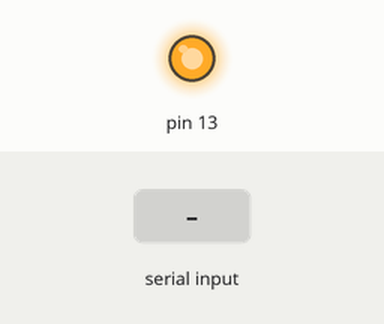
A sketch run on a simulated Arduino Uno, built with avr-gcc and run on an emulated ATmega328P. On the bench: output pins drawn as LEDs (lit = HIGH). The test bench sets the inputs (shaded band). What the sketch prints to the serial monitor is not drawn.

Above: at 0.1 s.
At 3.5 s:
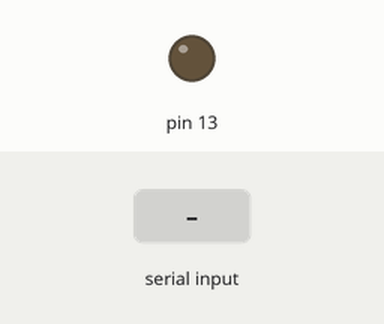
3.6 s: byte 30 received over Serial
Timing chart, 0 to 6.6 s (numbered marks = the images above; inputs shaded):
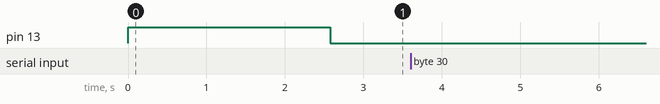

Measured:
- after the input at 3.6 s, every drawn part: stays the same

The sketch:

UARTx_file_test.ino
```cpp
#include "UARTx.h"

void setup() {
  // put your setup code here, to run once:
  Serial.begin(9600);
  pinMode(13, OUTPUT);
  digitalWrite(13, HIGH);
  UARTx::sendCommand(UARTx::CMD_IDOLS_GAME);
  delay(2500);
  digitalWrite(13, LOW);
  bool won = UARTx::awaitResponse();
  Serial.print(won);
}

void loop() {
  // put your main code here, to run repeatedly:

}
```

UARTx.cpp
```cpp
#include "UARTx.h"
#include <Arduino.h>
#include "error.h"

namespace UARTx
{
	void sendCommand(uint8_t CMD)
	{
		int delTime = 25;
		Serial.write(INIT_COMMS);
		delay(delTime);
		Serial.write(INIT_COMMS);
		delay(delTime);
		Serial.write(CONTROLLER_ADDRESS);
		delay(delTime);
		Serial.write(CMD);
	}

	bool awaitResponse()
	{
		while (Serial.available() <= 0);
		Serial.println("Response received");
		int readVal = Serial.read();
		switch (readVal) {
			case WON_CHALLENGE:
				return true;
			case LOST_CHALLENGE:
				return false;
			default:
				Error::raiseError(__FILE__, __func__, "Bad response on Serial line") ;
		}
	}
}
```

UARTx.h
```cpp
#ifndef UART_COMMS_H
#define UART_COMMS_H

#include <Arduino.h>
#include <stdint.h>

namespace UARTx {
	static constexpr byte WON_CHALLENGE = 0xFF;
	static constexpr byte LOST_CHALLENGE = 0x55;

	static constexpr byte INIT_COMMS = 0xAA;
	static constexpr byte CONTROLLER_ADDRESS = 0x5E;

	static constexpr byte CMD_BASE = 0xC0;
	static constexpr byte CMD_VOLUME_GAME = (CMD_BASE + 0x1);
	static constexpr byte CMD_IDOLS_GAME = (CMD_BASE + 0x2);

	void sendCommand(uint8_t CMD);
	bool awaitResponse();

}

#endif
```

error.cpp
```cpp
#include <Arduino.h>
#include <stdint.h>
#include <string.h>
#include "error.h"

namespace Error {
    void raiseError(const char* file, const char* function, const char* note)
    {
        Serial.println();

        Serial.print(F("[ERROR] "));
        Serial.println(file);
        Serial.print(F("   > "));
        Serial.print(function);
        Serial.print(F(" > "));
        Serial.println(note);

        while(1);
    }

    void raiseWarning(const char* file, const char* function, const char* note)
    {
        Serial.println();

        Serial.print(F("[WARNING] "));
        Serial.println(file);
        Serial.print(F("   > "));
        Serial.print(function);
        Serial.print(F(" > "));
        Serial.println(note);

        while(1);
    }
}
```

error.h
```cpp
#ifndef ERROR_H
#define ERROR_H

#include <Arduino.h>
#include <stdint.h>

namespace Error {
    void raiseError(const char* file, const char* function, const char* note);
    void raiseWarning(const char* file, const char* function, const char* note);
}

#endif
```
